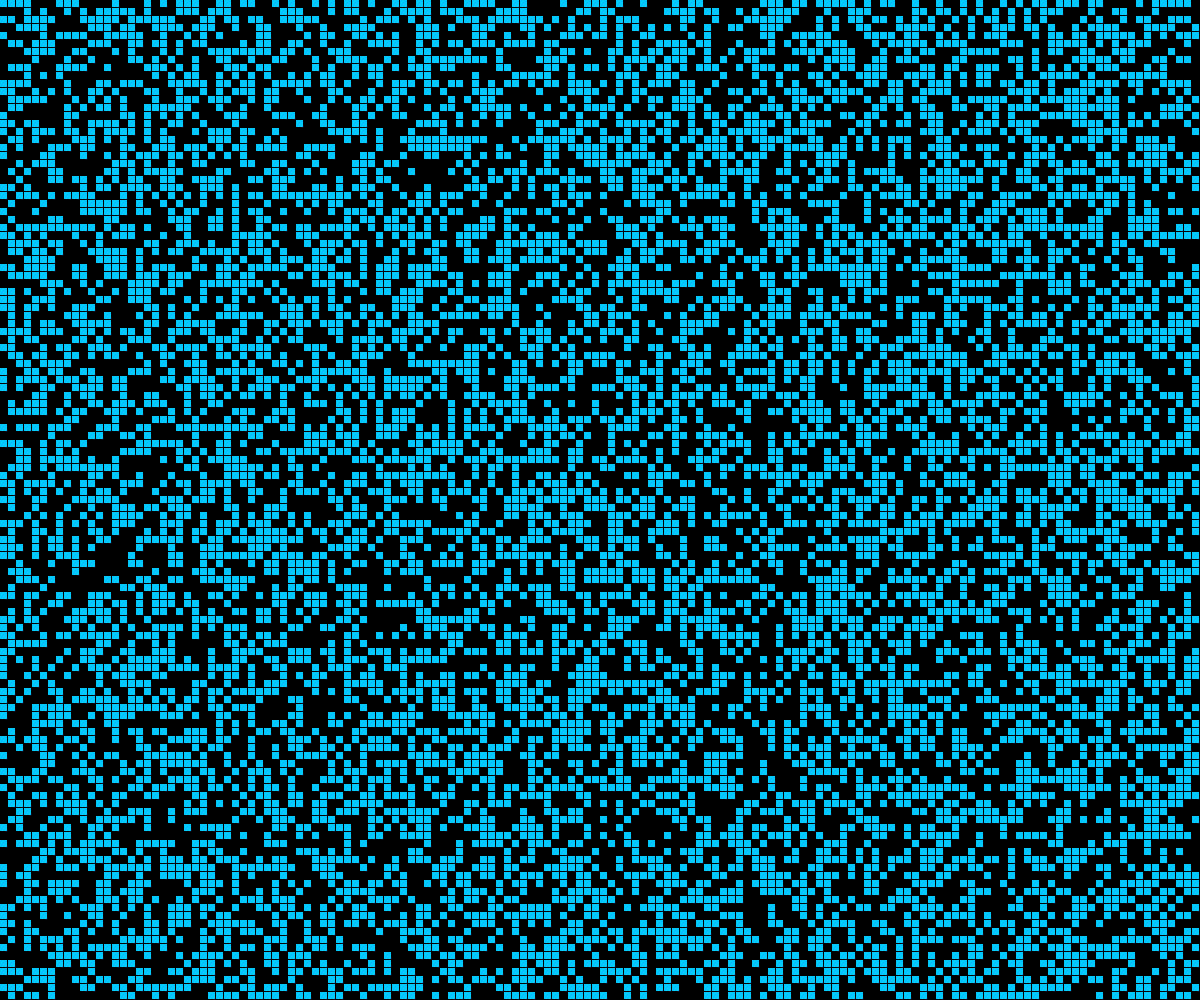
Frame 1 (no input)
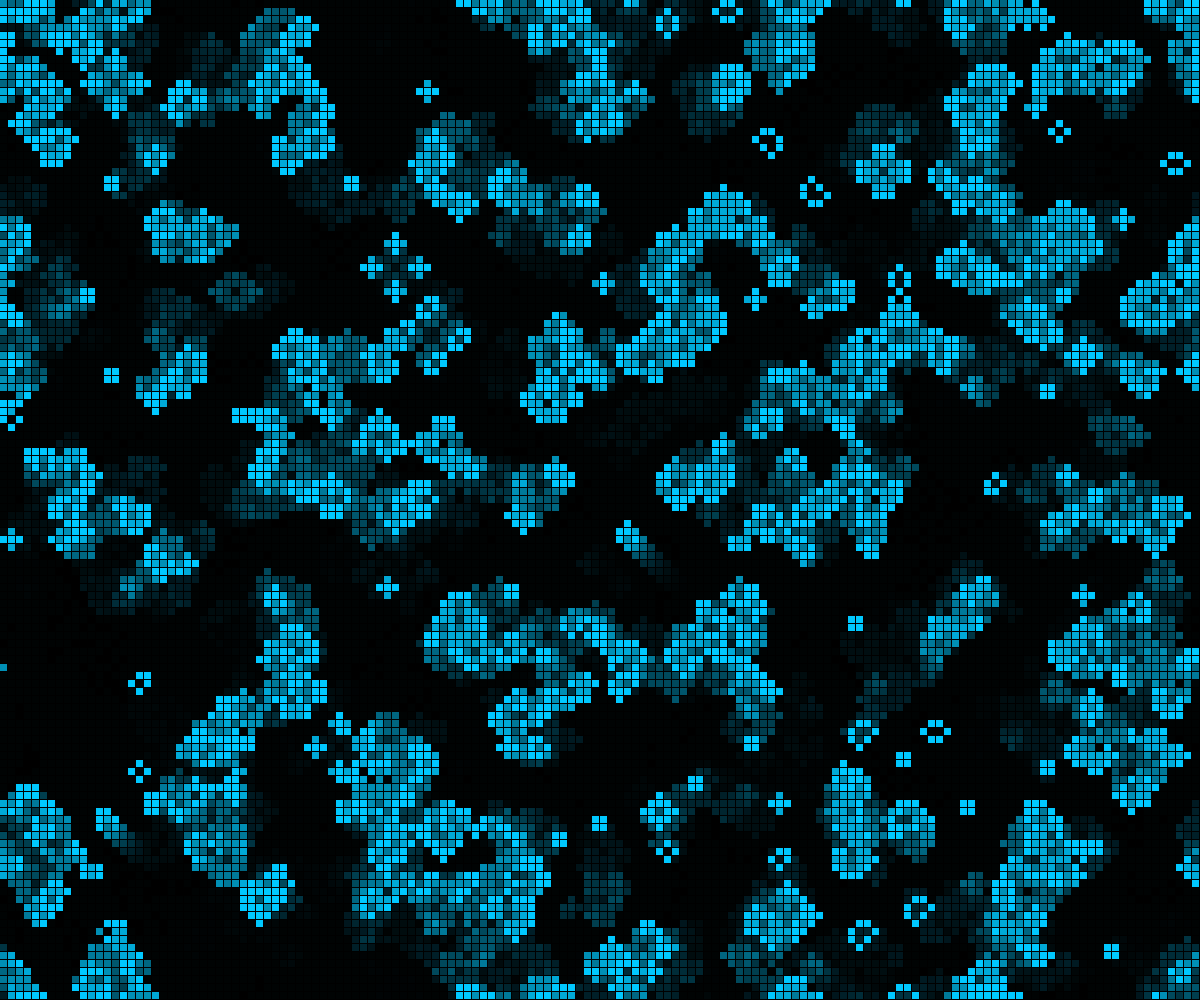
Frame 60 (no input)
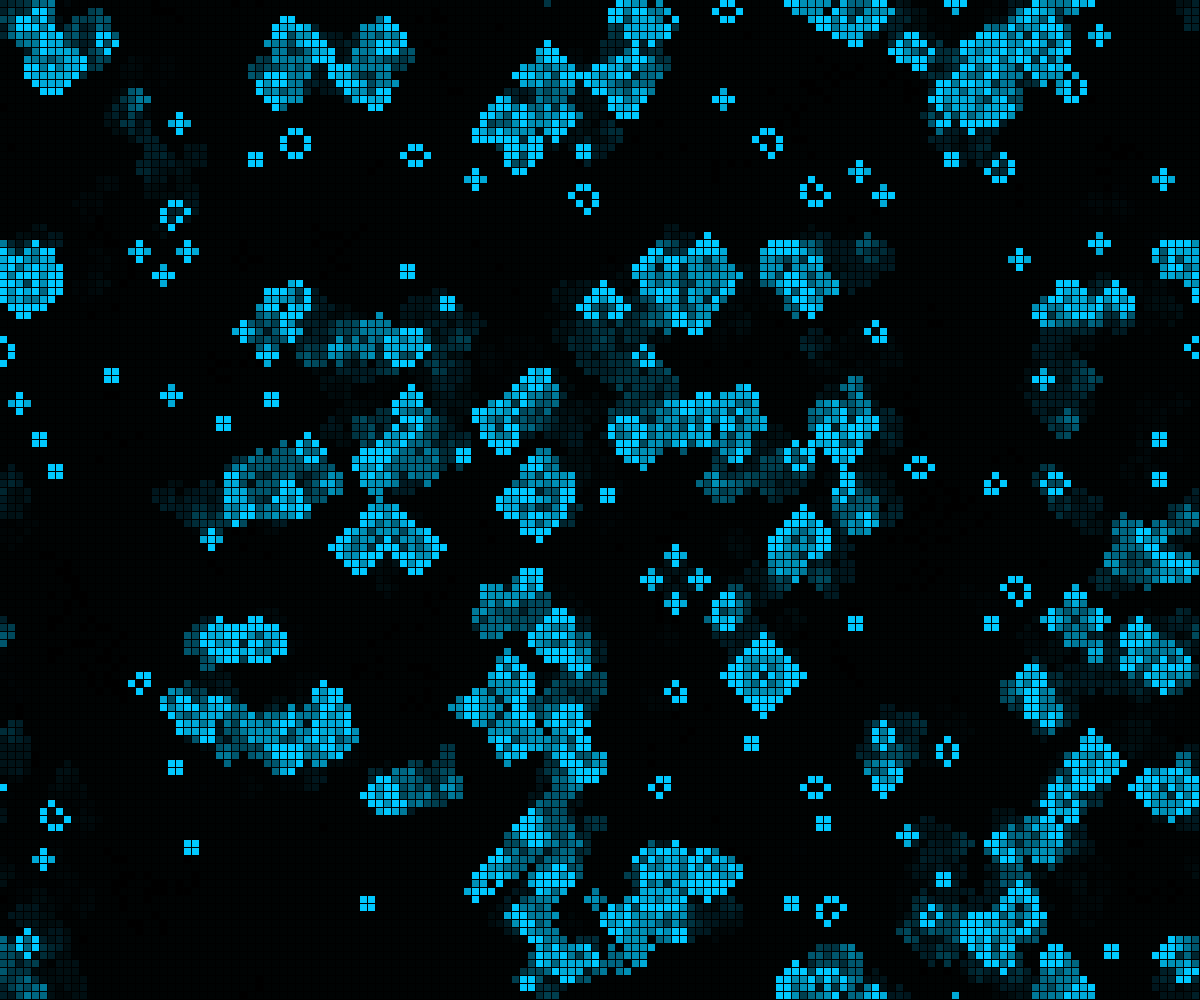
Frame 120 (the mouse pressed at the canvas centre since frame 60)

The p5.js sketch that drew these frames (run headless with seeded random() and noise() and a simulated clock; from frame 60 on, the mouse is pressed at the canvas centre):

// p5.js sketch
// ── sketch.js
let grid;
let cols;
let rows;
let resolution = 8;

function setup() {
    createCanvas(windowWidth, windowHeight);
    cols = floor(width / resolution);
    rows = floor(height / resolution);
    grid = createEmptyGrid();
    randomizeGrid();
    background(0);
}

function draw() {
    // Semi-transparent background creates the "trailing" effect
    background(0, 40); 

    if (mouseIsPressed) {
        let x = floor(mouseX / resolution);
        let y = floor(mouseY / resolution);
        if (x >= 0 && x < cols && y >= 0 && y < rows) {
            grid[x][y] = 1;
        }
    }

    for (let i = 0; i < cols; i++) {
        for (let j = 0; j < rows; j++) {
            if (grid[i][j] == 1) {
                fill(0, 200, 255); // Cyan for living
                noStroke();
                rect(i * resolution, j * resolution, resolution - 1, resolution - 1);
            }
        }
    }

    let next = createEmptyGrid();

    for (let i = 0; i < cols; i++) {
        for (let j = 0; j < rows; j++) {
            let state = grid[i][j];
            let neighbors = countNeighbors(grid, i, j);

            if (state == 0 && neighbors == 3) {
                next[i][j] = 1;
            } else if (state == 1 && (neighbors < 2 || neighbors > 3)) {
                next[i][j] = 0;
            } else {
                next[i][j] = state;
            }
        }
    }
    grid = next;
}

function keyPressed() {
    if (key === 'c' || key === 'C') grid = createEmptyGrid();
    if (key === 'r' || key === 'R') randomizeGrid();
}

function createEmptyGrid() {
    let arr = new Array(cols);
    for (let i = 0; i < arr.length; i++) {
        arr[i] = new Array(rows).fill(0);
    }
    return arr;
}

function randomizeGrid() {
    for (let i = 0; i < cols; i++) {
        for (let j = 0; j < rows; j++) {
            grid[i][j] = floor(random(2));
        }
    }
}

function countNeighbors(grid, x, y) {
    let sum = 0;
    for (let i = -1; i < 2; i++) {
        for (let j = -1; j < 2; j++) {
            let col = (x + i + cols) % cols;
            let row = (y + j + rows) % rows;
            sum += grid[col][row];
        }
    }
    sum -= grid[x][y];
    return sum;
}

function windowResized() {
    resizeCanvas(windowWidth, windowHeight);
    setup();
}
